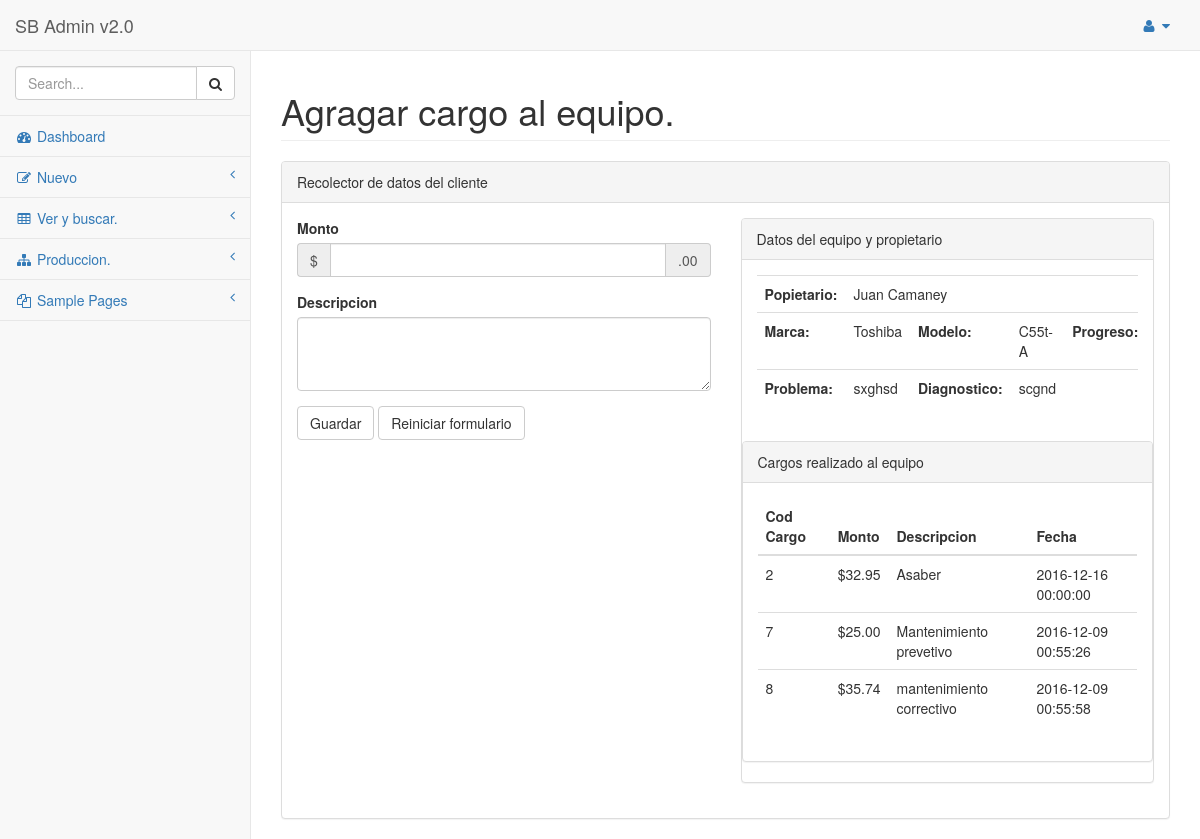
The app's page /admin/cargoseq.php?var=2 (signed in) with its own data.
### tables this page shows
CREATE TABLE IF NOT EXISTS `equipos_clientes` (
  `id_eqclient` int(11) NOT NULL AUTO_INCREMENT,
  `marca_eqclient` varchar(20) NOT NULL,
  `model_eqclient` varchar(70) NOT NULL,
  `SN_eqclient` varchar(70) NOT NULL,
  `tipo_eqclient` varchar(30) NOT NULL,
  `hardware_eqclient` varchar(500) NOT NULL,
  `observaciones_eqclient` varchar(1000) NOT NULL,
  `problema_eqclient` varchar(1000) NOT NULL,
  `diagnostico_eqclient` varchar(1000) NOT NULL,
  `progreso` int(11) NOT NULL,
  `status` int(11) NOT NULL,
  `propietario_eqclient` int(11) NOT NULL,
  `tecnico` int(11) NOT NULL,
  PRIMARY KEY (`id_eqclient`),
  KEY `propietario_eqclient` (`propietario_eqclient`),
  KEY `tecnico` (`tecnico`)
);

CREATE TABLE IF NOT EXISTS `Clientes` (
  `Id_client` int(11) NOT NULL AUTO_INCREMENT,
  `nom_client` varchar(100) NOT NULL,
  `apell_client` varchar(100) NOT NULL,
  `tell_client` varchar(13) NOT NULL,
  `email_client` varchar(100) NOT NULL,
  PRIMARY KEY (`Id_client`)
);

CREATE TABLE IF NOT EXISTS `cargos_eqpaciente` (
  `id_cargo` int(11) NOT NULL AUTO_INCREMENT,
  `monto_cargo` decimal(10,2) NOT NULL,
  `descripcion_cargo` varchar(1000) NOT NULL,
  `fecha_cargo` datetime NOT NULL,
  `saldado` int(11) NOT NULL,
  `cod_eqclient` int(11) NOT NULL,
  PRIMARY KEY (`id_cargo`),
  KEY `cod_eqclient` (`cod_eqclient`)
);

### admin/fine/vistas.php (the view, shortened to what this page needs)
<?php
function EqParaCargo($equipo)
{
  $eqcargo = mysql_query("SELECT marca_eqclient, model_eqclient, progreso, problema_eqclient, diagnostico_eqclient, nom_client, apell_client, id_eqclient FROM equipos_clientes, Clientes WHERE id_eqclient = '$equipo' AND propietario_eqclient = id_client") or die(mysql_error());
  $roweqcargo = mysql_fetch_row($eqcargo);
  $eq = $roweqcargo[7];
echo '<div class="col-lg-6">
      <div class="panel panel-default">
          <div class="panel-heading">
              Datos del equipo y propietario
          </div>
          <div class="panel-body">
              <div class="table-responsive">
                  <table class="table">
                      <tbody>
                          <tr>
                              <td><b>Popietario: </b></td>
                              <td colspan="4">'.$roweqcargo[5].' '.$roweqcargo[6].'</td>
                              <td></td>
                          </tr>
                          <tr>
                              <td><b>Marca: </b></td>
                              <td>'.$roweqcargo[0].'</td>
                              <td><b>Modelo: </b></td>
                              <td>'.$roweqcargo[1].'</td>
                              <td><b>Progreso: </b></td>
                              <td>'.$roweqcargo[2].'</td>
                          </tr>
                          <tr>
                              <td><b>Problema: </b></td>
                              <td>'.$roweqcargo[3].'</td>
                              <td><b>Diagnostico: </b></td>
                              <td>'.$roweqcargo[4].'</td>
                              <td></td>
                              <td></td>
                          </tr>
                      </tbody>
                  </table>
              </div>
          </div>';
          $cargos = mysql_query("SELECT id_cargo, monto_cargo, descripcion_cargo, fecha_cargo FROM equipos_clientes, cargos_eqpaciente WHERE id_eqclient =  '$eq' AND cod_eqclient = id_eqclient AND saldado = 0") or die(mysql_error());
        echo '
              <div class="panel panel-default">
                  <div class="panel-heading">
                      Cargos realizado al equipo
                  </div>
                  <div class="panel-body">
                      <div class="table-responsive">
                          <table class="table">
                          <thead>
                              <tr>
                                  <th>Cod Cargo</th>
                                  <th>Monto</th>
                                  <th>Descripcion</th>
                                  <th>Fecha</th>
                              </tr>
                          </thead>
                              <tbody>';
          while ($rowcargos = mysql_fetch_row($cargos)){
                                echo ' <tr>
                                      <td>'.$rowcargos[0].'</td>
                                      <td>$'.$rowcargos[1].'</td>
                                      <td>'.$rowcargos[2].'</td>
                                      <td>'.$rowcargos[3].'</td>
                                  </tr>';
                                }
                                echo '</tbody>
                                  </table>
                             </div>';
}
?>

### records on screen
equipos_clientes: propietario_eqclient.nom_client "Juan", propietario_eqclient.apell_client "Camaney", marca_eqclient "Toshiba", model_eqclient "C55t-A", problema_eqclient "sxghsd", diagnostico_eqclient "scgnd"
cargos_eqpaciente: id_cargo "2", monto_cargo "32.95", descripcion_cargo "Asaber", fecha_cargo "2016-12-16 00:00:00"
cargos_eqpaciente: id_cargo "7", monto_cargo "25.00", descripcion_cargo "Mantenimiento prevetivo", fecha_cargo "2016-12-09 00:55:26"
cargos_eqpaciente: id_cargo "8", monto_cargo "35.74", descripcion_cargo "mantenimiento correctivo", fecha_cargo "2016-12-09 00:55:58"
